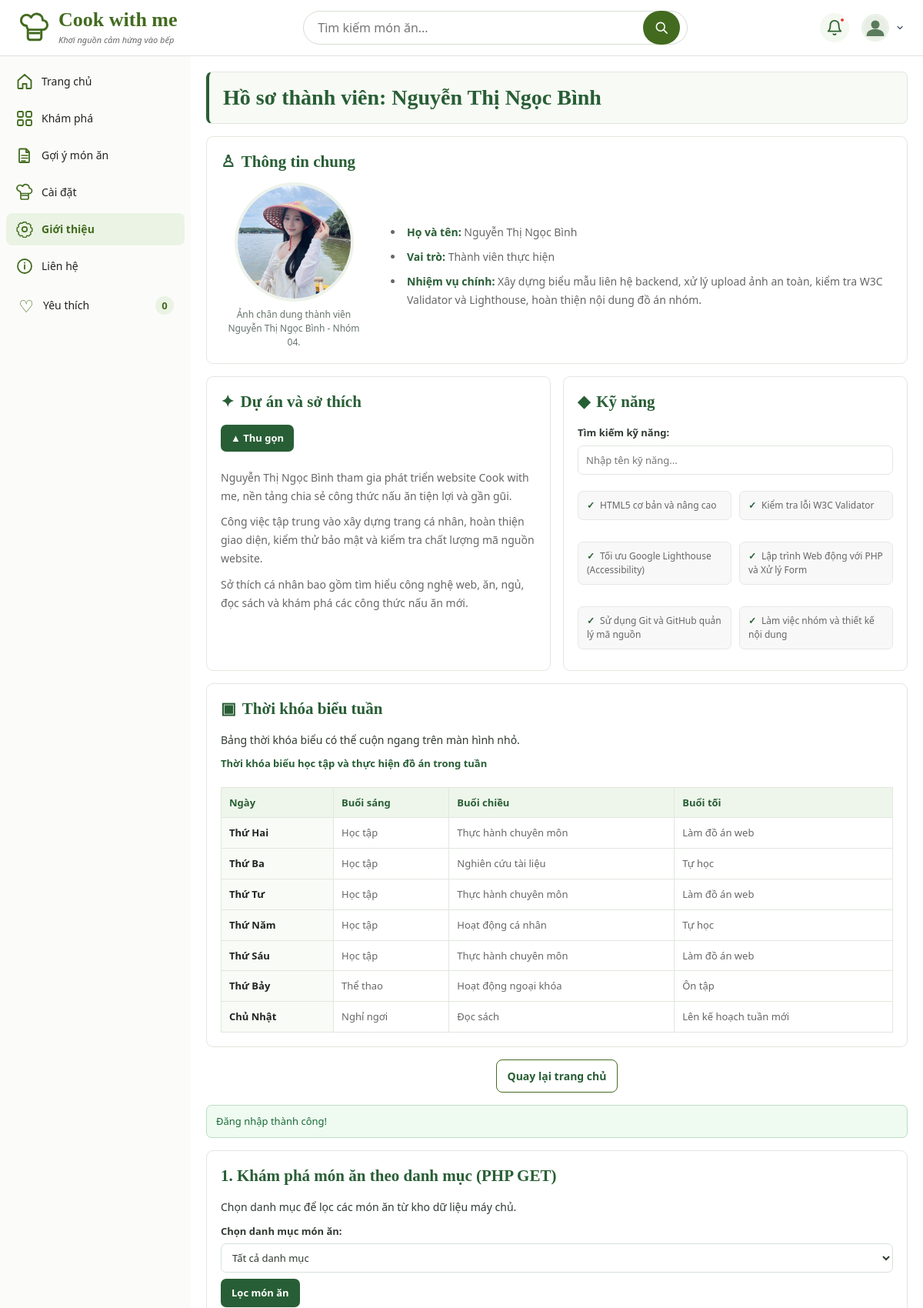
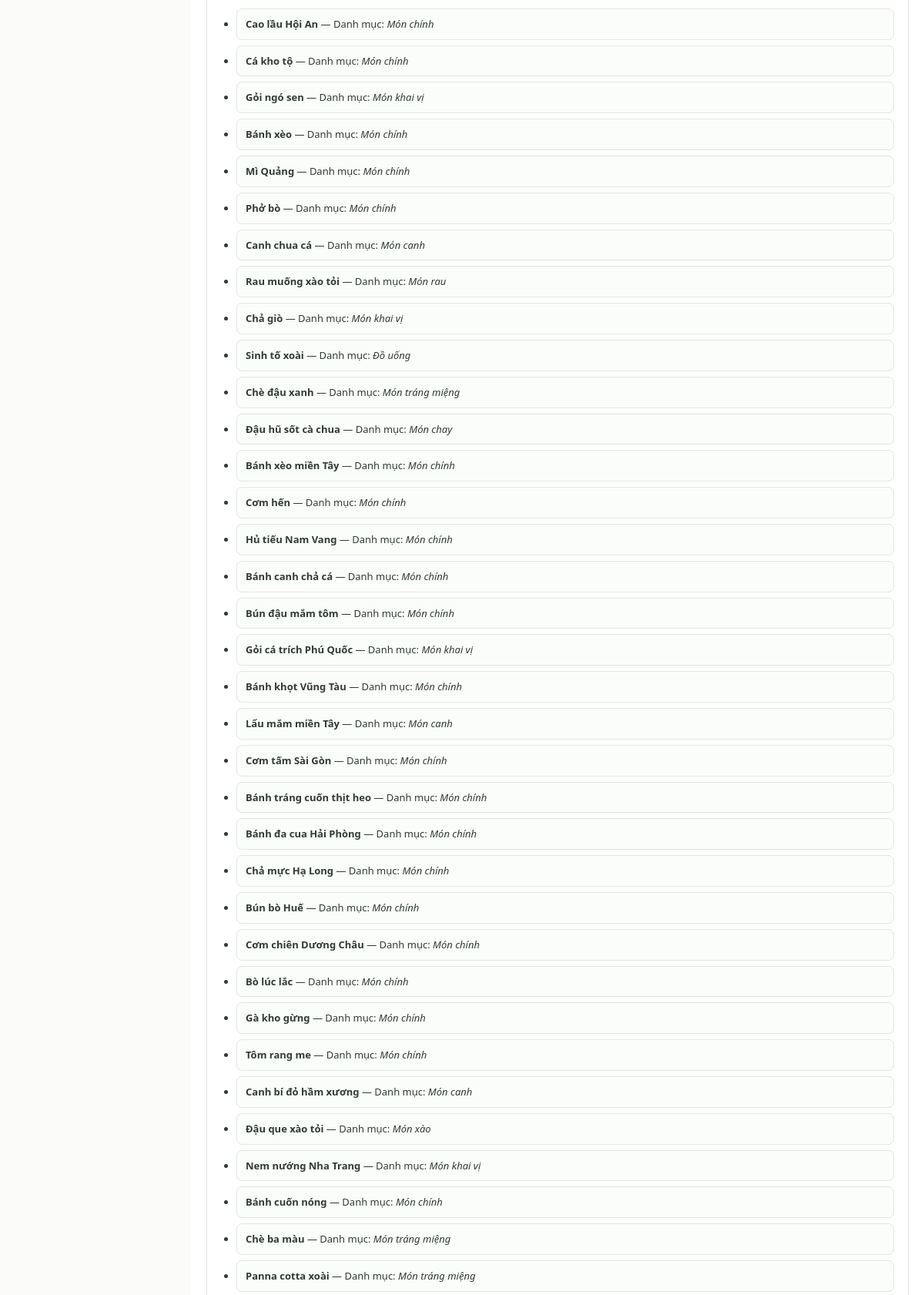
/thanhvien/3120224013_binh/gioithieu.php (signed in, upper part), run on the app's committed database (2 pictures, top to bottom).
### tables this page shows
CREATE TABLE mon_an (
    id INT UNSIGNED AUTO_INCREMENT PRIMARY KEY,
    slug VARCHAR(150) NOT NULL UNIQUE,
    danh_muc_id INT UNSIGNED NOT NULL,
    ten VARCHAR(200) NOT NULL,
    thoi_gian SMALLINT UNSIGNED NOT NULL,
    khau_phan SMALLINT UNSIGNED NOT NULL,
    do_kho VARCHAR(30) NOT NULL,
    ngan_sach INT UNSIGNED NOT NULL,
    ton_kho INT UNSIGNED NOT NULL DEFAULT 0,
    hinh_anh VARCHAR(255),
    mo_ta TEXT,
    video VARCHAR(255),
    danh_gia DECIMAL(3,2) DEFAULT 0,
    so_luot_danh_gia INT UNSIGNED DEFAULT 0,
    ngay_tao DATETIME NOT NULL
        DEFAULT CURRENT_TIMESTAMP,

    CONSTRAINT fk_mon_an_danh_muc
        FOREIGN KEY (danh_muc_id)
        REFERENCES danh_muc(id)
        ON DELETE RESTRICT,

    CONSTRAINT chk_mon_an_thoi_gian
        CHECK (thoi_gian > 0),

    CONSTRAINT chk_mon_an_khau_phan
        CHECK (khau_phan > 0),

    INDEX idx_mon_an_danh_muc_ngan_sach
        (danh_muc_id, ngan_sach)
);

CREATE TABLE danh_muc (
    id INT UNSIGNED AUTO_INCREMENT PRIMARY KEY,
    ten VARCHAR(100) NOT NULL,
    slug VARCHAR(100) NOT NULL UNIQUE
);

### inc/db.php (called while the page is built)
<?php
function db(): PDO
{
    static $pdo = null;
    if ($pdo === null) {
       $dsn = 'mysql:host=127.0.0.1;port=3306;dbname=ltweb_nhom04;charset=utf8mb4';
        $pdo = new PDO(
            $dsn,
            'root',
            '',
            [
                PDO::ATTR_ERRMODE => PDO::ERRMODE_EXCEPTION,
                PDO::ATTR_DEFAULT_FETCH_MODE => PDO::FETCH_ASSOC,
                PDO::ATTR_EMULATE_PREPARES => false,
            ]
        );
    }
    return $pdo;
}

### src/Data/KhoMonAn.php (called while the page is built, shortened)
<?php
class KhoMonAn
{
    private function chuyenMonAn(array $dong): MonAn
    {
        return MonAn::tuMang([
            'id' => $dong['slug'],
            'ten' => $dong['ten'],
            'danhMuc' => $dong['danh_muc'],
            'thoiGian' => $dong['thoi_gian'],
            'khauPhan' => $dong['khau_phan'],
            'doKho' => $dong['do_kho'],
            'nganSach' => $dong['ngan_sach'],
            'hinhAnh' => $dong['hinh_anh'] ?? '',
            'danhGia' => $dong['danh_gia'] ?? 0,
            'soLuotDanhGia' => $dong['so_luot_danh_gia'] ?? 0,
            'moTa' => $dong['mo_ta'] ?? '',
            'nguyenLieu' => [],
            'cacBuoc' => [],
            'video' => $dong['video'] ?? ''
        ]);
    }
    private function taoDanhSach(array $cacDong): array
    {
        $danhSach = [];
        $monTheoId = [];
        foreach ($cacDong as $dong) {
            $mon = $this->chuyenMonAn($dong);
            $danhSach[] = $mon;
            $monTheoId[(int) $dong['id']] = $mon;
        }
        $cacId = array_keys($monTheoId);
        $dauHoi = implode(', ', array_fill(0, count($cacId), '?'));
        $sqlNguyenLieu = "
            SELECT mnl.mon_an_id, nl.ten AS ten_nguyen_lieu, mnl.so_luong
            FROM mon_an_nguyen_lieu AS mnl
            INNER JOIN nguyen_lieu AS nl ON nl.id = mnl.nguyen_lieu_id
            WHERE mnl.mon_an_id IN ($dauHoi)
            ORDER BY mnl.mon_an_id, mnl.nguyen_lieu_id
        ";
        $stmt = $this->db->prepare($sqlNguyenLieu);
        $stmt->execute($cacId);
        foreach ($stmt->fetchAll(PDO::FETCH_ASSOC) as $dong) {
            $idMon = (int) $dong['mon_an_id'];
            $monTheoId[$idMon]->nguyenLieu[] = [
                'ten' => (string) $dong['ten_nguyen_lieu'],
                'soLuong' => (string) ($dong['so_luong'] ?? '')
            ];
        }
        $sqlBuocNau = "
            SELECT mon_an_id, thu_tu, noi_dung
            FROM buoc_nau
            WHERE mon_an_id IN ($dauHoi)
            ORDER BY mon_an_id, thu_tu
        ";
        $stmt = $this->db->prepare($sqlBuocNau);
        $stmt->execute($cacId);
        foreach ($stmt->fetchAll(PDO::FETCH_ASSOC) as $dong) {
            $idMon = (int) $dong['mon_an_id'];
            if (!isset($monTheoId[$idMon])) {
                continue;
            }
            $monTheoId[$idMon]->cacBuoc[] = (string) $dong['noi_dung'];
        }
        return $danhSach;
    }
    public function layTatCa(): array
    {
        $sql = "
            SELECT m.*, d.ten AS danh_muc
            FROM mon_an AS m
            INNER JOIN danh_muc AS d ON d.id = m.danh_muc_id
            ORDER BY m.id
        ";
        $stmt = $this->db->query($sql);
        return $this->taoDanhSach($stmt->fetchAll(PDO::FETCH_ASSOC));
    }
}

### src/Models/MonAn.php (called while the page is built, shortened)
<?php
class MonAn
{
    public static function tuMang(array $data): self
    {
        return new self(
            id: (string)($data['id'] ?? $data['maMon'] ?? ''),
            ten: (string)($data['ten'] ?? ''),
            danhMuc: (string)($data['danhMuc'] ?? ''),
            thoiGian: (int)($data['thoiGian'] ?? 0),
            khauPhan: (int)($data['khauPhan'] ?? 0),
            doKho: (string)($data['doKho'] ?? 'Dễ'),
            nganSach: (int)($data['nganSach'] ?? $data['gia'] ?? 0),
            hinhAnh: (string)($data['hinhAnh'] ?? ''),
            danhGia: (float)($data['danhGia'] ?? 0),
            soLuotDanhGia: (int)($data['soLuotDanhGia'] ?? 0),
            moTa: (string)($data['moTa'] ?? ''),
            nguyenLieu: (array)($data['nguyenLieu'] ?? []),
            cacBuoc: (array)($data['cacBuoc'] ?? []),
            video: (string)($data['video'] ?? '')
        );
    }
}

### thanhvien/3120224013_binh/gioithieu.php (the view, shortened to what this page needs)
<?php
$goc = '../../';
require_once __DIR__ . '/../../inc/db.php';
$kho = new KhoMonAn(db());
$danhSachTatCa = $kho->layTatCa();
$danhMucChuan = [
    'tat-ca' => 'Tất cả danh mục',
    'Món chính' => 'Món chính',
    'Món khai vị' => 'Món khai vị',
    'Món canh' => 'Món canh',
    'Món xào' => 'Món xào',
    'Món rau' => 'Món rau',
    'Món tráng miệng' => 'Món tráng miệng',
    'Đồ uống' => 'Đồ uống',
    'Món chay' => 'Món chay'
];
$chonDanhMuc = $_GET['danh_muc'] ?? 'tat-ca';
$monAnHienThi = array_filter(
    $danhSachTatCa,
    static function ($mon) use ($chonDanhMuc): bool {
        return $chonDanhMuc === 'tat-ca'
            || $mon->danhMuc === $chonDanhMuc;
    }
);
require_once __DIR__ . '/../../inc/header.php';
?>
<main class="ho-so-trang container">
    <h1 class="tieu-de-ho-so">
        Hồ sơ thành viên: Nguyễn Thị Ngọc Bình
    </h1>
    <?= hien_thi_thong_bao() ?>
    <section class="thong-tin-chung">
        <h2>Thông tin chung</h2>
        <figure class="anh-chan-dung-thanh-vien">
            <img
                src="../../images/avatar-binh.jpg"
                alt="Ảnh chân dung Nguyễn Thị Ngọc Bình"
                width="200"
                height="200"
            >
            <figcaption>
                Ảnh chân dung thành viên Nguyễn Thị Ngọc Bình
                - Nhóm 04.
            </figcaption>
        </figure>
        <ul class="thong-tin-ca-nhan">
            <li>
                <strong>Họ và tên:</strong>
                Nguyễn Thị Ngọc Bình
            </li>
            <li>
                <strong>Vai trò:</strong>
                Thành viên thực hiện
            </li>
            <li>
                <strong>Nhiệm vụ chính:</strong>
                Xây dựng biểu mẫu liên hệ backend,
                xử lý upload ảnh an toàn,
                kiểm tra W3C Validator và Lighthouse,
                hoàn thiện nội dung đồ án nhóm.
            </li>
        </ul>
    </section>
    <article class="du-an-so-thich">
        <h2>Dự án và sở thích</h2>
        <button
            type="button"
            id="nut-mo-rong"
            class="nut-mo-rong"
            aria-controls="noi-dung-du-an"
            aria-expanded="true"
        >
            ▲ Thu gọn
        </button>
        <div id="noi-dung-du-an">
            <p>
                Nguyễn Thị Ngọc Bình tham gia phát triển
                website Cook with me, nền tảng chia sẻ
                công thức nấu ăn tiện lợi và gần gũi.
            </p>
            <p>
                Công việc tập trung vào xây dựng trang cá nhân,
                hoàn thiện giao diện, kiểm thử bảo mật
                và kiểm tra chất lượng mã nguồn website.
            </p>
            <p>
                Sở thích cá nhân bao gồm tìm hiểu công nghệ web,
                ăn, ngủ, đọc sách và khám phá
                các công thức nấu ăn mới.
            </p>
        </div>
    </article>
    <section class="ky-nang">
        <h2>Kỹ năng</h2>
        <label for="tim-ky-nang">
            Tìm kiếm kỹ năng:
        </label>
        <input
            type="search"
            id="tim-ky-nang"
            placeholder="Nhập tên kỹ năng..."
            autocomplete="off"
        >
        <ul
            class="danh-sach-ky-nang"
            id="danh-sach-ky-nang"
        >
            <li>HTML5 cơ bản và nâng cao</li>
            <li>Kiểm tra lỗi W3C Validator</li>
            <li>Tối ưu Google Lighthouse (Accessibility)</li>
            <li>Lập trình Web động với PHP và Xử lý Form</li>
            <li>Sử dụng Git và GitHub quản lý mã nguồn</li>
            <li>Làm việc nhóm và thiết kế nội dung</li>
        </ul>
    </section>
    <section
        class="chuc-nang-php"
        aria-labelledby="tieu-de-loc-mon"
    >
        <h2 id="tieu-de-loc-mon">
            1. Khám phá món ăn theo danh mục (PHP GET)
        </h2>
        <p>
            Chọn danh mục để lọc các món ăn từ
            kho dữ liệu máy chủ.
        </p>
        <form method="get" action="gioithieu.php">
            <div>
                <label for="danh_muc">
                    Chọn danh mục món ăn:
                </label>
                <select name="danh_muc" id="danh_muc">
                    <?php foreach ($danhMucChuan as $ma => $ten): ?>
                        <option
                            value="<?= e($ma) ?>"
                            <?= $chonDanhMuc === $ma ? 'selected' : '' ?>
                        >
                            <?= e($ten) ?>
                        </option>
                    <?php endforeach; ?>
                </select>
                <button type="submit">
                    Lọc món ăn
                </button>
            </div>
        </form>
        <ul class="ket-qua-mon-an">
            <?php foreach ($monAnHienThi as $mon): ?>
                <li>
                    <strong>
                        <a
                            href="<?= e($goc) ?>chi-tiet.php?id=<?= e($mon->id) ?>"
                            style="color:inherit;text-decoration:none;"
                        >
                            <?= e($mon->ten) ?>
                        </a>
                    </strong>
                    — Danh mục:
                    <em><?= e($mon->danhMuc) ?></em>
                </li>
            <?php endforeach; ?>
        </ul>
    </section>
    <section class="thoi-khoa-bieu">
        <h2>Thời khóa biểu tuần</h2>
        <p>
            Bảng thời khóa biểu có thể cuộn ngang
            trên màn hình nhỏ.
        </p>
        <div class="khung-bang">
            <table>
                <caption>
                    Thời khóa biểu học tập và thực hiện
                    đồ án trong tuần
                </caption>
                <thead>
                    <tr>
                        <th scope="col">Ngày</th>
                        <th scope="col">Buổi sáng</th>
                        <th scope="col">Buổi chiều</th>
                        <th scope="col">Buổi tối</th>
                    </tr>
                </thead>
                <tbody>
                    <tr>
                        <th scope="row">Thứ Hai</th>
                        <td>Học tập</td>
                        <td>Thực hành chuyên môn</td>
                        <td>Làm đồ án web</td>
                    </tr>
                    <tr>
                        <th scope="row">Thứ Ba</th>
                        <td>Học tập</td>
                        <td>Nghiên cứu tài liệu</td>
                        <td>Tự học</td>
                    </tr>
                    <tr>
                        <th scope="row">Thứ Tư</th>
                        <td>Học tập</td>
                        <td>Thực hành chuyên môn</td>
                        <td>Làm đồ án web</td>
                    </tr>
                    <tr>
                        <th scope="row">Thứ Năm</th>
                        <td>Học tập</td>
                        <td>Hoạt động cá nhân</td>
                        <td>Tự học</td>
                    </tr>
                    <tr>
                        <th scope="row">Thứ Sáu</th>
                        <td>Học tập</td>
                        <td>Thực hành chuyên môn</td>
                        <td>Làm đồ án web</td>
                    </tr>
                    <tr>
                        <th scope="row">Thứ Bảy</th>
                        <td>Thể thao</td>
                        <td>Hoạt động ngoại khóa</td>
                        <td>Ôn tập</td>
                    </tr>
                    <tr>
                        <th scope="row">Chủ Nhật</th>
                        <td>Nghỉ ngơi</td>
                        <td>Đọc sách</td>
                        <td>Lên kế hoạch tuần mới</td>
                    </tr>
                </tbody>
            </table>
        </div>
    </section>
    <p class="quay-lai">
        <a href="<?= e($goc) ?>index.php">
            Quay lại trang chủ
        </a>
    </p>
</main>
<?php
require_once __DIR__ . '/../../inc/footer.php';
?>

### css/01-bien.css (style rules this page uses)
:root { --mau-chinh: #426B1F; --mau-nhan: #C43D47; --mau-chu: #222222; --mau-chu-phu: #666666; --mau-nen: #FFFFFF; --mau-nen-phu: #F7F7F7; --mau-vien: #E0E0E0; --bo-goc: 8px; --khoang-cach: 16px; --co-chu-co-ban: 16px; --co-chu-nho: 14px; --co-chu-tieu-de: 28px; --do-rong-toi-da: 1200px; }

### css/02-chuan-hoa.css (style rules this page uses)
*, *::before, *::after { box-sizing: border-box; }
html { scroll-behavior: smooth; }
body { margin: 0; font-family: system-ui, "Segoe UI", Arial, sans-serif; font-size: var(--co-chu-co-ban); line-height: 1.6; color: var(--mau-chu); background-color: var(--mau-nen); }
img { max-width: 100%; height: auto; display: block; }
a { color: inherit; text-decoration: none; }
button, input, textarea, select { font: inherit; }

### css/03-bo-cuc.css (style rules this page uses)
.trang { width: 100%; max-width: 1440px; margin: 0 auto; display: grid; grid-template-columns: 1fr; grid-template-areas: "dau" "menu" "chinh" "chan"; }
.trang > main { grid-area: chinh; min-width: 0; }
.trang.trang-gioi-thieu { width: 100%; max-width: none; margin: 0; }
.ho-so-trang { min-width: 0; padding: 12px 0; display: grid; grid-template-columns: 1fr; grid-template-areas: "tieu-de" "thong-tin" "du-an" "ky-nang" "thoi-khoa-bieu" "quay-lai"; gap: 14px; }
.ho-so-trang > .tieu-de-ho-so { grid-area: tieu-de; }
.ho-so-trang > .thong-tin-chung { grid-area: thong-tin; }
.ho-so-trang > .du-an-so-thich { grid-area: du-an; }
.ho-so-trang > .ky-nang { grid-area: ky-nang; }
.ho-so-trang > .thoi-khoa-bieu { grid-area: thoi-khoa-bieu; min-width: 0; overflow-x: auto; }
.ho-so-trang > .quay-lai { grid-area: quay-lai; }
.thong-tin-chung { display: grid; grid-template-columns: 1fr; gap: 10px; min-width: 0; }
.thong-tin-chung > h2 { grid-column: 1; }
.thong-tin-ca-nhan { min-width: 0; margin: 0; padding-left: 20px; }
html, body { width: 100%; max-width: 100%; overflow-x: hidden; margin: 0; padding: 0; }
*, *::before, *::after { box-sizing: border-box; }

### css/05-tien-ich.css (style rules this page uses)
*, *::before, *::after { box-sizing: border-box; }
html, body { width: 100%; max-width: 100%; overflow-x: hidden; margin: 0; padding: 0; position: relative; }
@media (min-width: 768px) { .tieu-de-ho-so { padding: 14px 18px; font-size: 26px; } }
@media (min-width: 768px) { .thong-tin-chung, .du-an-so-thich, .ky-nang, .thoi-khoa-bieu { padding: 18px; } }
@media (min-width: 768px) { .thong-tin-chung > h2, .du-an-so-thich > h2, .ky-nang > h2, .thoi-khoa-bieu > h2 { font-size: 20px; } }
@media (min-width: 768px) { .quay-lai { text-align: right; } }
@media (min-width: 992px) { .trang { max-width: 1440px; margin: 0 auto; display: grid; grid-template-columns: 248px minmax(0, 1fr); grid-template-areas: "dau dau" "menu chinh" "menu chan"; } }
@media (min-width: 992px) { .trang > main { grid-area: chinh; min-width: 0; } }
@media (min-width: 768px) { .ho-so-trang { padding: 16px; grid-template-columns: minmax(0, 1fr) minmax(0, 1fr); grid-template-areas: "tieu-de tieu-de" "thong-tin thong-tin" "du-an ky-nang" "thoi-khoa-bieu thoi-khoa-bieu" "quay-lai quay-lai"; gap: 16px; } }
@media (min-width: 768px) { .thong-tin-chung { grid-template-rows: auto 1fr; gap: 10px 20px; } }
@media (min-width: 768px) { .thong-tin-chung > h2 { grid-column: 1 / -1; } }
@media (min-width: 992px) { .ho-so-trang { padding: 20px; } }

### data on the page
mon_an: ten "Cao lầu Hội An", danh_muc.ten "Món chính"
mon_an: ten "Cá kho tộ", danh_muc.ten "Món chính"
mon_an: ten "Gỏi ngó sen", danh_muc.ten "Món khai vị"
mon_an: ten "Bánh xèo", danh_muc.ten "Món chính"
mon_an: ten "Mì Quảng", danh_muc.ten "Món chính"
mon_an: ten "Phở bò", danh_muc.ten "Món chính"
mon_an: ten "Canh chua cá", danh_muc.ten "Món canh"
mon_an: ten "Rau muống xào tỏi", danh_muc.ten "Món rau"
mon_an: ten "Chả giò", danh_muc.ten "Món khai vị"
mon_an: ten "Sinh tố xoài", danh_muc.ten "Đồ uống"
mon_an: ten "Chè đậu xanh", danh_muc.ten "Món tráng miệng"
mon_an: ten "Đậu hũ sốt cà chua", danh_muc.ten "Món chay"
mon_an: ten "Bánh xèo miền Tây", danh_muc.ten "Món chính"
mon_an: ten "Cơm hến", danh_muc.ten "Món chính"
mon_an: ten "Hủ tiếu Nam Vang", danh_muc.ten "Món chính"
mon_an: ten "Bánh canh chả cá", danh_muc.ten "Món chính"
mon_an: ten "Bún đậu mắm tôm", danh_muc.ten "Món chính"
mon_an: ten "Gỏi cá trích Phú Quốc", danh_muc.ten "Món khai vị"
mon_an: ten "Bánh khọt Vũng Tàu", danh_muc.ten "Món chính"
mon_an: ten "Lẩu mắm miền Tây", danh_muc.ten "Món canh"
mon_an: ten "Cơm tấm Sài Gòn", danh_muc.ten "Món chính"
mon_an: ten "Bánh tráng cuốn thịt heo", danh_muc.ten "Món chính"
mon_an: ten "Bánh đa cua Hải Phòng", danh_muc.ten "Món chính"
mon_an: ten "Chả mực Hạ Long", danh_muc.ten "Món chính"
mon_an: ten "Bún bò Huế", danh_muc.ten "Món chính"
mon_an: ten "Cơm chiên Dương Châu", danh_muc.ten "Món chính"
mon_an: ten "Bò lúc lắc", danh_muc.ten "Món chính"
mon_an: ten "Gà kho gừng", danh_muc.ten "Món chính"
mon_an: ten "Tôm rang me", danh_muc.ten "Món chính"
mon_an: ten "Canh bí đỏ hầm xương", danh_muc.ten "Món canh"
mon_an: ten "Đậu que xào tỏi", danh_muc.ten "Món xào"
mon_an: ten "Nem nướng Nha Trang", danh_muc.ten "Món khai vị"
mon_an: ten "Bánh cuốn nóng", danh_muc.ten "Món chính"
mon_an: ten "Chè ba màu", danh_muc.ten "Món tráng miệng"
mon_an: ten "Panna cotta xoài", danh_muc.ten "Món tráng miệng"

### other printed values
$nhan "Trang chủ"
$nhan "Khám phá"
$nhan "Gợi ý món ăn"
$nhan "Cài đặt"
$nhan "Giới thiệu"
$nhan "Liên hệ"
$soYeuThich "0"
$msg['noi_dung'] "Đăng nhập thành công!"
form field danh_muc "Tất cả danh mục"
